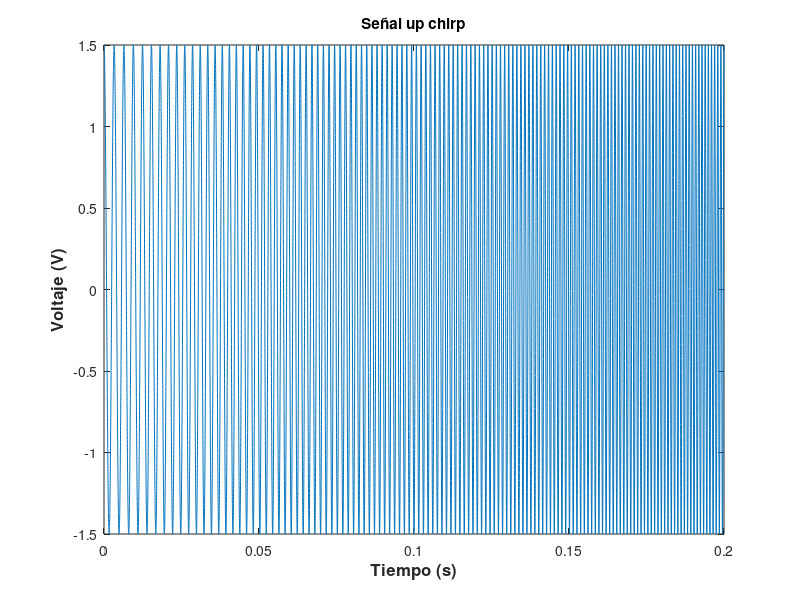
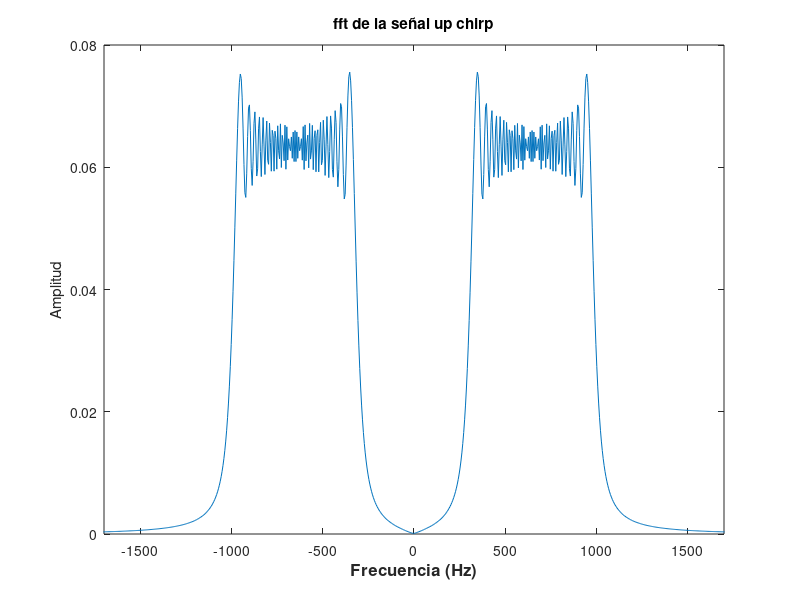
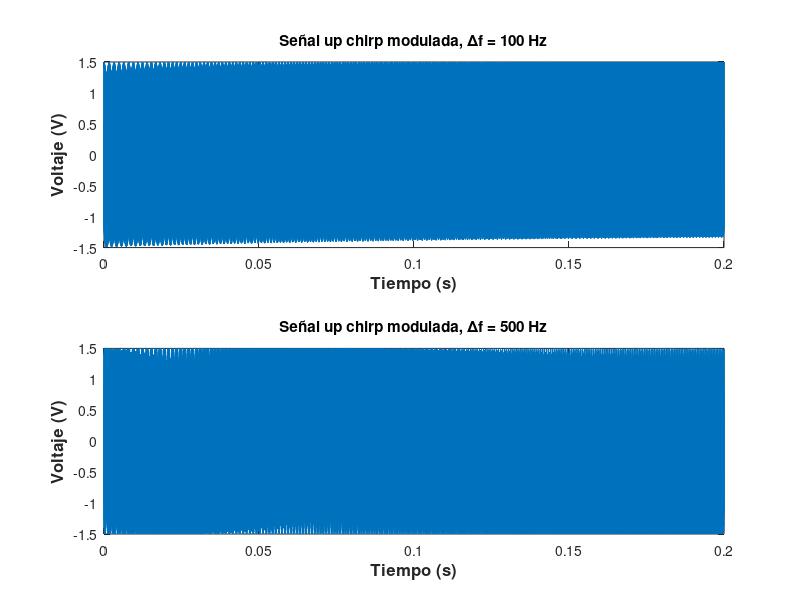
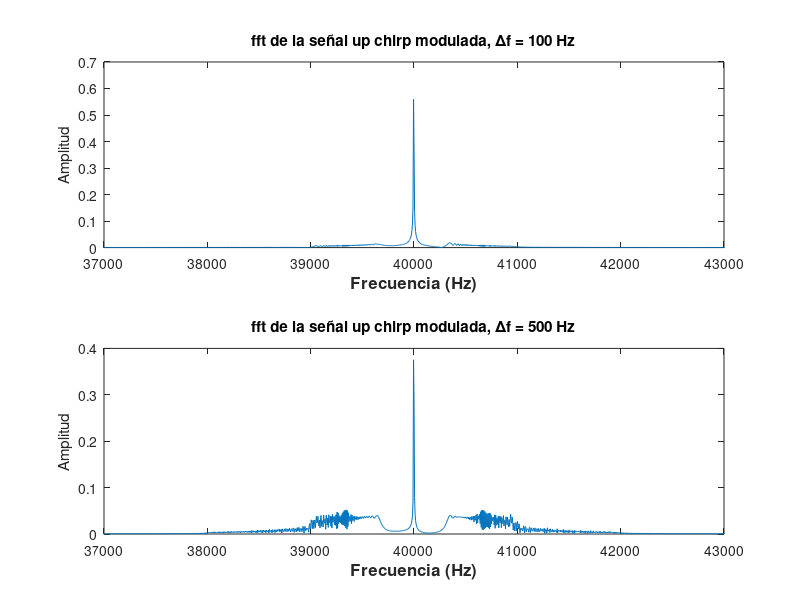

The MATLAB source for these figures, in order:
% Caracterización del mensaje que se desea transmitir

f0 = 300; % frecuencia inicial
f1 = 1000; % frecuencia final
fs1 = 3400;
fs2 = 1e+05;
%fs= 80000; % tasa de muestreo de 80 kHz
A = 3/2; % amplitud peak to peak

tf = 0.2; % tiempo final
%t=0:1/fs:tf; % vector de tiempo
t = (0:1/fs2:tf)';

%%%%%%%%%%%%%%%%%%%%%%%%%%%%%%%%%%%%%%%%%%%%%%%%%%%%%%%%%%%%%%%%%%%%%%%%%%%
%%%%%%%%%%%%%%%%%%%%%%%%% Digital LowPass Filter %%%%%%%%%%%%%%%%%%%%%%%%%%
%%%%%%%%%%%%%%%%%%%%%%%%%%%%%%%%%%%%%%%%%%%%%%%%%%%%%%%%%%%%%%%%%%%%%%%%%%%

% Frecuencia de corte de 1500 Hz

rf = 1000; % Cantidad de retardos 
nf = rf/2;
Tf = .01; % Intervalo de muestreo, en segundos
t_filter = 0:(1/fs2):Tf;

mf = (-rf/2):1:rf/2;

c_m = sin(13*pi*mf/500)./(pi*mf); % Formula de coeficientes (sinc)
c_m((rf/2)+1) = 13/500; % c_0, se indefine con la formula

w = hamming(rf+1);

% figure(100)
% plot(c_m)
% hold on
% plot(w)

cH_m = zeros(1, rf+1);

for i = 1:(rf+1)
    cH_m(i) = c_m(i)*w(i);
end

% figure(100) test plot coeficientes filtro
% plot(cH_m)
% hold on
% plot(c_m)

% lf = length(c_m);
% LP = fft(cH_m)/lf;
% LP2 = abs(fftshift(LP)); % correr la frecuencia cero al centro y aplicarle valor absoluto
% frLP = fs2/2 * linspace(-1,1-2/lf,lf); %vector de frecuencias
% 
% figure(200) % Test plot fourier del filtro
% plot(frLP,LP2, '.')


% Test de accion del filtro
% f10 = 900;
% f11 = 1700;
% 
% carrier_900 = cos(2*pi*f10*t_filter);
% carrier_2000 = cos(2*pi*f11*t_filter);
% 
% c900_filter = conv(carrier_900,cH_m,'same');
% c2000_filter = conv(carrier_2000,cH_m,'same');
% 
% figure(300) % Test plot accion del filtro
% plot(t_filter,c900_filter)
% hold on
% plot(t_filter,c2000_filter)
% legend('sinuoside de 900 Hz', 'sinusoide de 3000 Hz')
% %xlim([0 .1])
% title('accion del filtro que corta en 1500 Hz')

%%%%%%%%%%%%%%%%%%%%%%%%%%%%%%%%%%%%%%%%%%%%%%%%%%%%%%%%%%%%%%%%%%%%%%%%%%%
%%%%%%%%%%%%%%%%%%%%%%%%% Digital LowPass Filter %%%%%%%%%%%%%%%%%%%%%%%%%%
%%%%%%%%%%%%%%%%%%%%%%%%%%%%%%%%%%%%%%%%%%%%%%%%%%%%%%%%%%%%%%%%%%%%%%%%%%%

signal = A*chirp(t,f0,tf,f1); % up chirp

figure(1)
plot(t, signal)
title('Señal up chirp')
xlabel('Tiempo (s)', 'FontSize', 12, 'FontWeight', 'Bold')
ylabel('Voltaje (V)', 'FontSize', 12, 'FontWeight', 'Bold')

% transformada de Fourier
l = length(t);
Y = fft(signal)/l;
Y2 = abs(fftshift(Y)); % correr la frecuencia cero al centro y aplicarle valor absoluto
fr = fs2/2 * linspace(-1,1-2/l,l); %vector de frecuencias

%fr = Fs*(0:L-1);
figure(2)
plot(fr, Y2);
title('fft de la señal up chirp')
xlabel('Frecuencia (Hz)', 'FontSize', 12, 'FontWeight', 'Bold')
ylabel('Amplitud')
xlim([-fs1/2 fs1/2])

%Modulación de la señal.

fdev1 = 100; %desviación de frecuencia de 100 Hz
fdev2 = 500; %desviación de frecuencia de 500 Hz
fc = 40000; %frecuencia de carrier
fd = 3e+03;

carrier = A*cos(2*pi*fc*t); % portadora 
carrier_90 = -A*sin(2*pi*fc*t); % portadora adelantada en 90°
phi1 = 2*pi*fdev1*cumsum(signal)/fs2; %phi1(t)
phi2 = 2*pi*fdev2*cumsum(signal)/fs2; %phi2(t)

fm_signal1 = A*cos(2*pi*fc*t + phi1); % señal modulada (respuesta directa)  
%fm_signal = 3*cos(2*pi*fc*t).*cos(phi)-3*sin(2*pi*fc*t).*sin(phi);
fm_signal2 = A*cos(2*pi*fc*t + phi2); % señal modulada (respuesta directa)

figure(3)
subplot(2,1,1);
plot(t, fm_signal1)
title('Señal up chirp modulada, \Deltaf = 100 Hz')
xlabel('Tiempo (s)', 'FontSize', 12, 'FontWeight', 'Bold')
ylabel('Voltaje (V)', 'FontSize', 12, 'FontWeight', 'Bold')

subplot(2,1,2);
plot(t, fm_signal2)
title('Señal up chirp modulada, \Deltaf = 500 Hz')
xlabel('Tiempo (s)', 'FontSize', 12, 'FontWeight', 'Bold')
ylabel('Voltaje (V)', 'FontSize', 12, 'FontWeight', 'Bold')

% transformada de fourier
Yfm1 = fft(fm_signal1)/l;
Yfm11 =abs(fftshift(Yfm1));
figure(4)
subplot(2,1,1);
plot(fr, Yfm11);
title('fft de la señal up chirp modulada, \Deltaf = 100 Hz')
xlabel('Frecuencia (Hz)', 'FontSize', 12, 'FontWeight', 'Bold')
xlim([fc - fd, fc + fd])
ylabel('Amplitud')

Yfm2 = fft(fm_signal2)/l;
Yfm22 =abs(fftshift(Yfm2));

subplot(2,1,2);
plot(fr, Yfm22);
title('fft de la señal up chirp modulada, \Deltaf = 500 Hz')
xlabel('Frecuencia (Hz)', 'FontSize', 12, 'FontWeight', 'Bold')
xlim([fc - fd, fc + fd])
ylabel('Amplitud')


% Demo ejemplo para agregar ruido

test_sine = A*cos(2*pi*100*t); % sinusoide 100 Hz
y_noise_15 = awgn(test_sine,15); % ruido de SNR = 15 dB a test_sine
y_noise_30 = awgn(test_sine,30); % ruido de SNR = 30 dB a test_sine

% figure(90) % comparacion ruidos
% plot(t,y_noise_15)
% hold on
% plot(t,y_noise_30, 'LineWidth', 2)

s1_15dB = awgn(fm_signal1,15);
s1_30dB = awgn(fm_signal1,30);
s2_15dB = awgn(fm_signal2,15);
s2_30dB = awgn(fm_signal2,30);

figure(5)
subplot(2,1,1);
plot(t, s1_15dB)
title('Señal up chirp modulada, \Deltaf = 100 Hz, SNR = 15 dB')
xlabel('Tiempo (s)', 'FontSize', 12, 'FontWeight', 'Bold')
ylabel('Voltaje (V)', 'FontSize', 12, 'FontWeight', 'Bold')

subplot(2,1,2);
plot(t, s1_30dB)
title('Señal up chirp modulada, \Deltaf = 100 Hz, SNR = 30 dB')
xlabel('Tiempo (s)', 'FontSize', 12, 'FontWeight', 'Bold')
ylabel('Voltaje (V)', 'FontSize', 12, 'FontWeight', 'Bold')

figure(6)
subplot(2,1,1);
plot(t, s2_15dB)
title('Señal up chirp modulada, \Deltaf = 500 Hz, SNR = 15 dB')
xlabel('Tiempo (s)', 'FontSize', 12, 'FontWeight', 'Bold')
ylabel('Voltaje (V)', 'FontSize', 12, 'FontWeight', 'Bold')

subplot(2,1,2);
plot(t, s2_30dB)
title('Señal up chirp modulada, \Deltaf = 500 Hz, SNR = 30 dB')
xlabel('Tiempo (s)', 'FontSize', 12, 'FontWeight', 'Bold')
ylabel('Voltaje (V)', 'FontSize', 12, 'FontWeight', 'Bold')

%Demodulación de la señal.

% s1_15dB_hilb = hilbert(s1_15dB);
% s1_30dB_hilb = hilbert(s1_30dB);
% s2_15dB_hilb = hilbert(s2_15dB);
% s2_30dB_hilb = hilbert(s2_30dB);


%%%%%%%%%%%%%%%%%%% Delta_f = 100 Hz, SNR = 15 dB %%%%%%%%%%%%%%%%%%%%%%%%%

s1_15dB_cos = carrier.*s1_15dB;
s1_15dB_sin = carrier_90.*s1_15dB;

I1_15 = conv(s1_15dB_cos,cH_m,'same');
Q1_15 = conv(s1_15dB_sin,cH_m,'same');

R1_15 = I1_15.*I1_15 + Q1_15.*Q1_15;

phi1_15 = fs2*(diff(Q1_15).*I1_15(1:end-1) - diff(I1_15).*Q1_15(1:end-1))...
    ./(2*pi*fdev1*R1_15(1:end-1));

L1_15 = length(phi1_15); % Transformada de Fourier
Y1_15 = fft(phi1_15)/L1_15;
Y1_15 = abs(fftshift(Y1_15)); % correr la frecuencia cero al centro y aplicarle valor absoluto
fr1_15 = (fs2/2)*linspace(-1,1-2/L1_15,L1_15); %vector de frecuencias

figure(7)
plot(fr1_15,Y1_15)
hold on
plot(fr,Y2)
xlim([-fs1/2 fs1/2])
xlabel('Frecuencia (Hz)', 'FontSize', 12, 'FontWeight', 'Bold')
ylabel('Amplitud', 'FontSize', 12, 'FontWeight', 'Bold')
title('Demodulación en espacio de Fourier, \Deltaf = 100 Hz, SNR = 15 dB ')
legend('Demodulación', 'Original')

figure(8)
plot(t(1:end-1),phi1_15)
hold on
plot(t, signal)
title('Señal up chirp, \Deltaf = 100 Hz, SNR = 15 dB')
xlabel('Tiempo (s)', 'FontSize', 12, 'FontWeight', 'Bold')
ylabel('Voltaje (V)', 'FontSize', 12, 'FontWeight', 'Bold')
legend('Demodulación', 'Original')

%%%%%%%%%%%%%%%%%%% Delta_f = 100 Hz, SNR = 30 dB %%%%%%%%%%%%%%%%%%%%%%%%%

s1_30dB_cos = carrier.*s1_30dB;
s1_30dB_sin = carrier_90.*s1_30dB;

I1_30 = conv(s1_30dB_cos,cH_m,'same');
Q1_30 = conv(s1_30dB_sin,cH_m,'same');

R1_30 = I1_30.*I1_30 + Q1_30.*Q1_30;

phi1_30 = fs2*(diff(Q1_30).*I1_30(1:end-1) - diff(I1_30).*Q1_30(1:end-1))...
    ./(2*pi*fdev1*R1_30(1:end-1));

L1_30 = length(phi1_30); % Transformada de Fourier
Y1_30 = fft(phi1_30)/L1_30;
Y1_30 = abs(fftshift(Y1_30)); % correr la frecuencia cero al centro y aplicarle valor absoluto
fr1_30 = (fs2/2)*linspace(-1,1-2/L1_30,L1_30); %vector de frecuencias

figure(9)
plot(fr1_30,Y1_30)
hold on
plot(fr,Y2)
xlim([-fs1/2 fs1/2])
xlabel('Frecuencia (Hz)', 'FontSize', 12, 'FontWeight', 'Bold')
ylabel('Amplitud', 'FontSize', 12, 'FontWeight', 'Bold')
title('Demodulación en espacio de Fourier, \Deltaf = 100 Hz, SNR = 30 dB ')
legend('Demodulación', 'Original')

figure(10)
plot(t(1:end-1),phi1_30)
hold on
plot(t, signal)
title('Señal up chirp, \Deltaf = 100 Hz, SNR = 30 dB')
xlabel('Tiempo (s)', 'FontSize', 12, 'FontWeight', 'Bold')
ylabel('Voltaje (V)', 'FontSize', 12, 'FontWeight', 'Bold')
legend('Demodulación', 'Original')

%%%%%%%%%%%%%%%%%%% Delta_f = 500 Hz, SNR = 15 dB %%%%%%%%%%%%%%%%%%%%%%%%%

s2_15dB_cos = carrier.*s2_15dB;
s2_15dB_sin = carrier_90.*s2_15dB;

I2_15 = conv(s2_15dB_cos,cH_m,'same');
Q2_15 = conv(s2_15dB_sin,cH_m,'same');

R2_15 = I2_15.*I2_15 + Q2_15.*Q2_15;

phi2_15 = fs2*(diff(Q2_15).*I2_15(1:end-1) - diff(I2_15).*Q2_15(1:end-1))...
    ./(2*pi*fdev2*R2_15(1:end-1));

L2_15 = length(phi2_15); % Transformada de Fourier
Y2_15 = fft(phi2_15)/L2_15;
Y2_15 = abs(fftshift(Y2_15)); % correr la frecuencia cero al centro y aplicarle valor absoluto
fr2_15 = (fs2/2)*linspace(-1,1-2/L2_15,L2_15); %vector de frecuencias

figure(11)
plot(t(1:end-1),phi2_15)
hold on
plot(t, signal)
title('Señal up chirp, \Deltaf = 500 Hz, SNR = 15 dB')
xlabel('Tiempo (s)', 'FontSize', 12, 'FontWeight', 'Bold')
ylabel('Voltaje (V)', 'FontSize', 12, 'FontWeight', 'Bold')
legend('Demodulación', 'Original')

figure(12)
plot(fr2_15,Y2_15)
hold on
plot(fr,Y2)
xlim([-fs1/2 fs1/2])
xlabel('Frecuencia (Hz)', 'FontSize', 12, 'FontWeight', 'Bold')
ylabel('Amplitud', 'FontSize', 12, 'FontWeight', 'Bold')
title('Demodulación en espacio de Fourier, \Deltaf = 500 Hz, SNR = 15 dB ')
legend('Demodulación', 'Original')

%%%%%%%%%%%%%%%%%%% Delta_f = 500 Hz, SNR = 30 dB %%%%%%%%%%%%%%%%%%%%%%%%%

s2_30dB_cos = carrier.*s2_30dB;
s2_30dB_sin = carrier_90.*s2_30dB;

I2_30 = conv(s2_30dB_cos,cH_m,'same');
Q2_30 = conv(s2_30dB_sin,cH_m,'same');

R2_30 = I2_30.*I2_30 + Q2_30.*Q2_30;

phi2_30 = fs2*(diff(Q2_30).*I2_30(1:end-1) - diff(I2_30).*Q2_30(1:end-1))...
    ./(2*pi*fdev2*R2_30(1:end-1));

L2_30 = length(phi2_30); % Transformada de Fourier
Y2_30 = fft(phi2_30)/L2_30;
Y2_30 = abs(fftshift(Y2_30)); % correr la frecuencia cero al centro y aplicarle valor absoluto
fr2_30 = (fs2/2)*linspace(-1,1-2/L2_30,L2_30); %vector de frecuencias

figure(13)
plot(fr2_30,Y2_30)
hold on
plot(fr,Y2)
xlim([-fs1/2 fs1/2])
xlabel('Frecuencia (Hz)', 'FontSize', 12, 'FontWeight', 'Bold')
ylabel('Amplitud', 'FontSize', 12, 'FontWeight', 'Bold')
title('Demodulación en espacio de Fourier, \Deltaf = 500 Hz, SNR = 30 dB ')
legend('Demodulación', 'Original')

figure(14)
plot(t(1:end-1),phi2_30)
hold on
plot(t, signal)
title('Señal up chirp, \Deltaf = 500 Hz, SNR = 30 dB')
xlabel('Tiempo (s)', 'FontSize', 12, 'FontWeight', 'Bold')
ylabel('Voltaje (V)', 'FontSize', 12, 'FontWeight', 'Bold')
legend('Demodulación', 'Original')

% % Graficos de prueba
% 
% figure(555)
% plot(phi2_30)
% 
% % transformada de Fourier
% L2_30 = length(phi2_30);
% Y2_30 = fft(phi2_30)/L2_30;
% Y2_30 = abs(fftshift(Y2_30)); % correr la frecuencia cero al centro y aplicarle valor absoluto
% fr2_30 = (fs2/2)*linspace(-1,1-2/L2_30,L2_30); %vector de frecuencias
% 
% figure(556)
% plot(fr2_30,Y2_30)
% xlim([-fs1/2 fs1/2])
